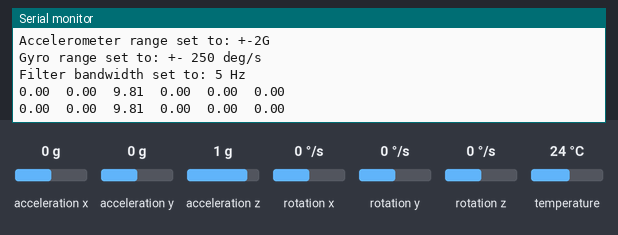
The program below on a simulated Arduino Mega 2560, built with avr-gcc and run on an emulated ATmega2560. Shown: the last lines printed to the serial monitor. The inputs (shaded band) are chosen by the test bench; at power-on: acceleration x 0 g, acceleration y 0 g, acceleration z 1 g, rotation x 0 °/s, rotation y 0 °/s, rotation z 0 °/s, temperature 24 °C.

Above: at 2.2 s.
2.3 s: acceleration x set to -1.4 g
At 3.6 s:
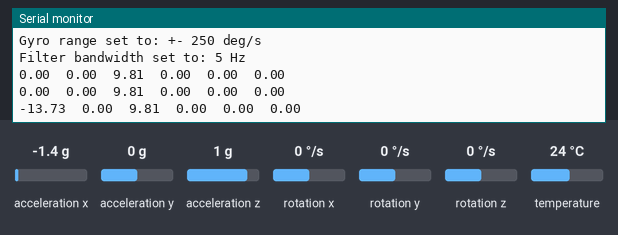
3.8 s: acceleration y set to -1.4 g
At 4.6 s:
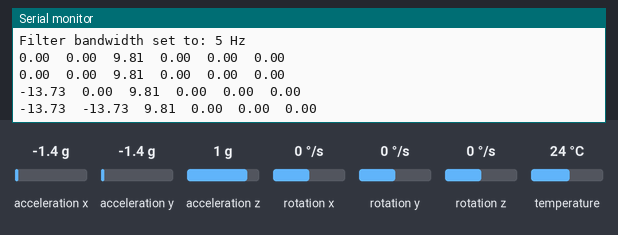
5.3 s: acceleration z set to -1.4 g
At 6.4 s:
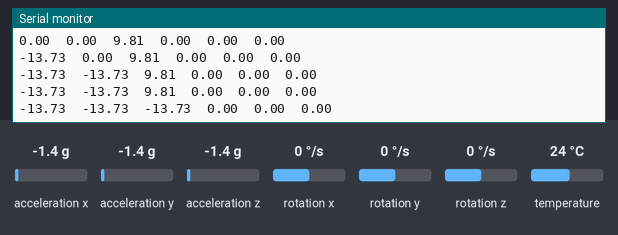
6.8 s: rotation x set to -192 °/s
At 7.4 s:
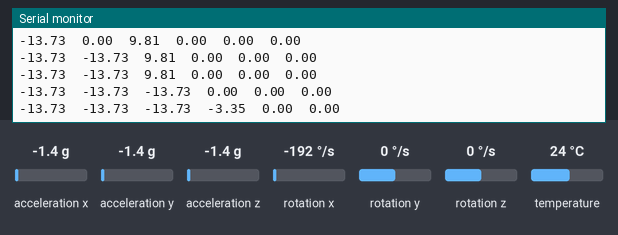
8.3 s: rotation y set to -192 °/s
At 9.9 s:
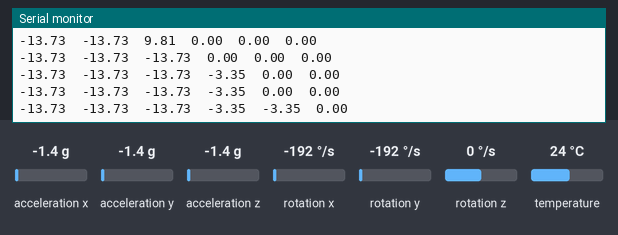

Measured:
- after the input at 2.3 s, the serial monitor: prints a new line after 0.72 s (image 1)
- after the input at 3.8 s, the serial monitor: prints a new line after 0.22 s (image 2)
- after the input at 5.3 s, the serial monitor: prints a new line after 0.73 s (image 3)
- after the input at 6.8 s, the serial monitor: prints a new line after 0.24 s (image 4)
- after the input at 8.3 s, the serial monitor: prints a new line after 0.75 s (image 5)

The program:

main.cpp
```cpp
/*
//  Name:             MPU6050 mit ESP32 Test
//  Datum:            09.04.2021
//  Beschreibung:     Erste Versuche den MPU6050 mit einem ESP32 zum Laufen zu bringen.
//                    Verbindung über I2C, Anzeigen der Daten auf der Seriellen Konsole
//                    Der Pin GPIO22 ist der I2C SCL beim ESP32
//                    Der Pin GPIO21 ist der I2C SDA beim ESP32
*/

////// Includes ///////

#include <Arduino.h>
#include <Adafruit_MPU6050.h>
#include <Adafruit_Sensor.h>
#include <Wire.h>


/////// Functions //////////

void correctValues(sensors_event_t &a, sensors_event_t &g);


///// Globale Daten //////

Adafruit_MPU6050 mpu;                                                                     // Erzeugen eines Objekts der MPU6050 Klasse

void setup()
{
  Serial.begin(115200);
  while (!Serial)
  {
      delay(10);                                                                         // warte bis Serielle Konsole offen
  }

  Serial.println("Adafruit MPU6050 Test!");

  //// Try to initialize!
  if (!mpu.begin()) {
    Serial.println("Failed to find MPU6050 chip");
    while (1) {                                                                           // Warte bis Verbindung steht
      delay(10);
    }
  }

  Serial.println("MPU6050 Found!");

  ///// Range des Accelerometers einstellen ///////

  mpu.setAccelerometerRange(MPU6050_RANGE_2_G);
  Serial.print("Accelerometer range set to: ");
  switch (mpu.getAccelerometerRange())
  {
    case MPU6050_RANGE_2_G:
      Serial.println("+-2G");
      break;
    case MPU6050_RANGE_4_G:
      Serial.println("+-4G");
      break;
    case MPU6050_RANGE_8_G:
      Serial.println("+-8G");
      break;
    case MPU6050_RANGE_16_G:
      Serial.println("+-16G");
      break;
  }


///// Range des Gyro einstellen ///////


  mpu.setGyroRange(MPU6050_RANGE_250_DEG);
  Serial.print("Gyro range set to: ");
  switch (mpu.getGyroRange())
  {
    case MPU6050_RANGE_250_DEG:
      Serial.println("+- 250 deg/s");
      break;
    case MPU6050_RANGE_500_DEG:
      Serial.println("+- 500 deg/s");
      break;
    case MPU6050_RANGE_1000_DEG:
      Serial.println("+- 1000 deg/s");
      break;
    case MPU6050_RANGE_2000_DEG:
      Serial.println("+- 2000 deg/s");
      break;
  }

///// Bandbreite des Filters einstellen ///////

  mpu.setFilterBandwidth(MPU6050_BAND_5_HZ);
  Serial.print("Filter bandwidth set to: ");
  switch (mpu.getFilterBandwidth())
  {
    case MPU6050_BAND_260_HZ:
      Serial.println("260 Hz");
      break;
    case MPU6050_BAND_184_HZ:
      Serial.println("184 Hz");
      break;
    case MPU6050_BAND_94_HZ:
      Serial.println("94 Hz");
      break;
    case MPU6050_BAND_44_HZ:
      Serial.println("44 Hz");
      break;
    case MPU6050_BAND_21_HZ:
      Serial.println("21 Hz");
      break;
    case MPU6050_BAND_10_HZ:
      Serial.println("10 Hz");
      break;
    case MPU6050_BAND_5_HZ:
      Serial.println("5 Hz");
      break;
  }

  Serial.println("");
  delay(1000);

}


/////// Main /////////

void loop() {

  sensors_event_t a, g, temp;                                                       // Sensor Event Variable für Beschleunigung, Gyrowert und Temperatur
  mpu.getEvent(&a, &g, &temp);                                                       // Hole die Daten per Referenzparameter
  //correctValues(a,g);

//// Ausgabe der Daten /////

  //Serial.println("Acceleration:");
  //Serial.print("X: ");
  Serial.print(a.acceleration.x);
  Serial.print("\t");
  //Serial.println(" m/s^2");
  //Serial.print("Y: ");
  Serial.print(a.acceleration.y);
  Serial.print("\t");
  //Serial.println(" m/s^2");
  //Serial.print("Z: ");
  Serial.print(a.acceleration.z);
    Serial.print("\t");
  //Serial.println(" m/s^2");

  //Serial.println("Rotation:");
  //Serial.print("X: ");
  Serial.print(g.gyro.x);
  Serial.print("\t");
  //Serial.println(" rad/s");
  //Serial.print("Y: ");
  Serial.print(g.gyro.y);
  Serial.print("\t");
  //Serial.println(" rad/s");
  //Serial.print("Z: ");
  Serial.println(g.gyro.z);                                                           // sollte im Stillstand 9.81 m*s^2 anzeigen

  //Serial.println(" rad/s");

  //Serial.print("Temperature: ");
  //Serial.print(temp.temperature);
  //Serial.println(" degC");

  //Serial.println("");
  delay(1000);


}


/// Korrigieren der Offsets ///
// Bitte anpassen je nach angeschlossenem Sensor
void correctValues(sensors_event_t &a, sensors_event_t &g)
{
    // Acceleretor Werte anpassen
    a.acceleration.x -= 0.66;
    a.acceleration.y += 0.36;
    a.acceleration.z += 1.51;

    // Gyro Werte anpassen
    g.gyro.x +=0.01;
    g.gyro.y +=0.03;
    g.gyro.z +=0.05;

}
```
